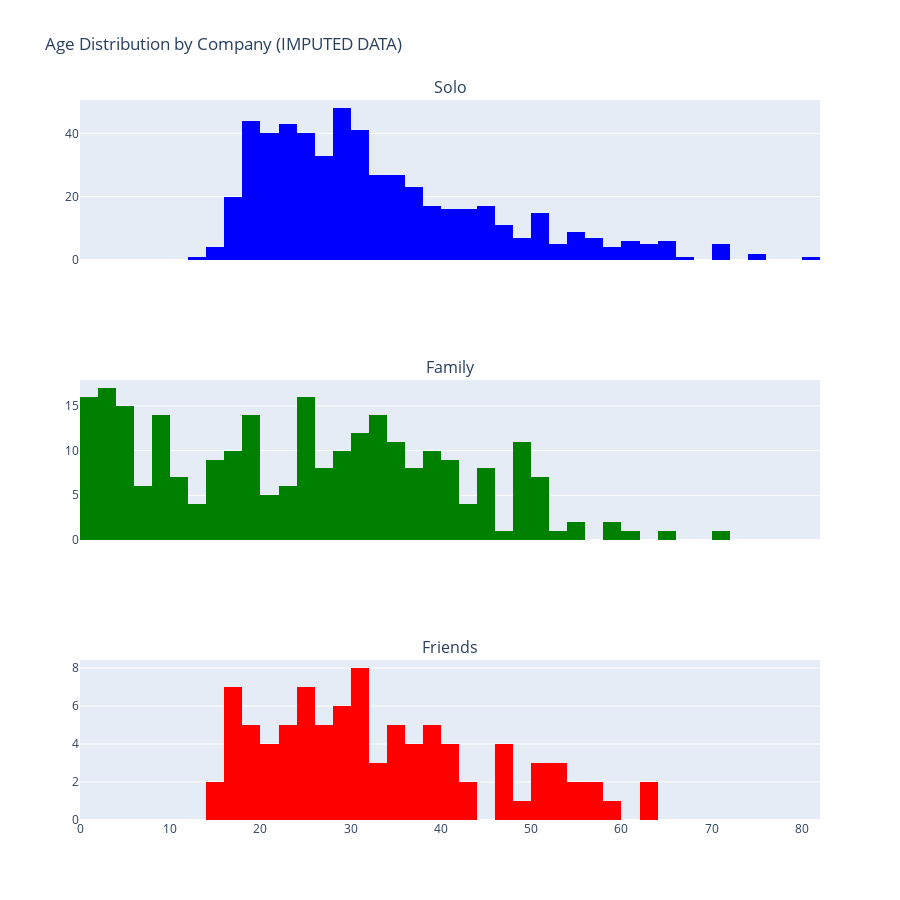

Here is the notebook cell this chart was saved with:
### Code cell
# Show Age distributions by Company
plot_age_distribution_by_company(train_df, 'Age Distribution by Company (IMPUTED DATA)')

### Figure 1 — Plotly figure (JSON) as saved in the notebook; plotly's stock layout.template omitted (floating-point values rounded to 4 significant figures; data arrays with more than 128 entries replaced by an {"elided": "..."} marker saying what was removed)
{"data": [{"bingroup": "x", "hovertemplate": "Age=%{x}<br>count=%{y}<extra></extra>", "legendgroup": "", "marker": {"color": "blue", "pattern": {"shape": ""}}, "name": "", "orientation": "v", "showlegend": false, "type": "histogram", "x": {"elided": "541 float values"}, "xaxis": "x", "yaxis": "y"}, {"bingroup": "x", "hovertemplate": "Age=%{x}<br>count=%{y}<extra></extra>", "legendgroup": "", "marker": {"color": "green", "pattern": {"shape": ""}}, "name": "", "orientation": "v", "showlegend": false, "type": "histogram", "x": {"elided": "260 float values"}, "xaxis": "x2", "yaxis": "y2"}, {"bingroup": "x", "hovertemplate": "Age=%{x}<br>count=%{y}<extra></extra>", "legendgroup": "", "marker": {"color": "red", "pattern": {"shape": ""}}, "name": "", "orientation": "v", "showlegend": false, "type": "histogram", "x": [26.0, 29.0, 63.0, 18.0, 17.0, 24.0, 26.0, 42.0, 32.0, 35.0, 21.0, 22.0, 41.0, 15.0, 30.0, 36.0, 36.0, 30.0, 22.0, 32.0, 22.0, 28.0, 30.0, 18.0, 24.0, 50.0, 30.0, 54.0, 49.0, 38.0, 54.0, 16.0, 26.0, 30.0, 35.0, 40.0, 16.0, 24.0, 52.0, 46.0, 20.0, 27.0, 52.0, 24.0, 51.0, 21.0, 38.0, 26.0, 30.0, 28.5, 36.0, 39.0, 35.0, 28.0, 21.0, 58.0, 57.0, 15.0, 16.0, 46.0, 39.0, 16.0, 19.0, 16.0, 22.0, 50.0, 19.0, 30.0, 19.0, 34.0, 47.0, 56.0, 22.0, 46.0, 43.0, 33.0, 38.0, 24.0, 30.0, 25.0, 40.0, 40.0, 28.5, 52.0, 62.0, 25.0, 35.0, 28.5, 36.0, 16.0], "xaxis": "x3", "yaxis": "y3"}], "layout": {"annotations": [{"font": {"size": 16}, "showarrow": false, "text": "Solo", "x": 0.5, "xanchor": "center", "xref": "paper", "y": 1, "yanchor": "bottom", "yref": "paper"}, {"font": {"size": 16}, "showarrow": false, "text": "Family", "x": 0.5, "xanchor": "center", "xref": "paper", "y": 0.6111, "yanchor": "bottom", "yref": "paper"}, {"font": {"size": 16}, "showarrow": false, "text": "Friends", "x": 0.5, "xanchor": "center", "xref": "paper", "y": 0.2222, "yanchor": "bottom", "yref": "paper"}], "height": 900, "showlegend": false, "title": {"text": "Age Distribution by Company (IMPUTED DATA)"}, "xaxis": {"anchor": "y", "domain": [0, 1], "matches": "x3", "showticklabels": false}, "xaxis2": {"anchor": "y2", "domain": [0, 1], "matches": "x3", "showticklabels": false}, "xaxis3": {"anchor": "y3", "domain": [0, 1]}, "yaxis": {"anchor": "x", "domain": [0.7778, 1]}, "yaxis2": {"anchor": "x2", "domain": [0.3889, 0.6111]}, "yaxis3": {"anchor": "x3", "domain": [0, 0.2222]}}}
